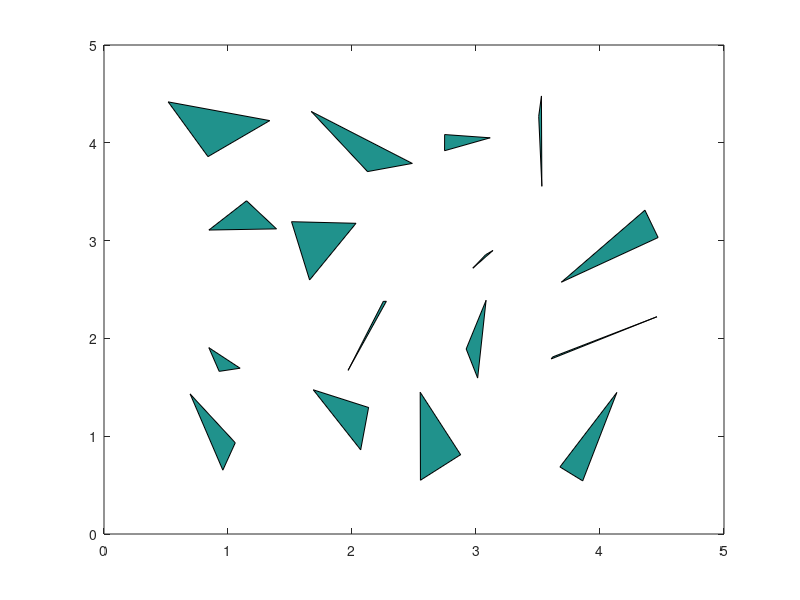

The MATLAB source for this figure: (Note: this script raises an error after producing the figure.)
% script_test_voronoi_planning_interface
% test script of planning along voronoi diagram edges via a wrapper function that encompases the
% medial axis planning stack
clear; close all; clc

%% declair dependencies
addpath(strcat(pwd,'\..\..\PathPlanning_PathTools_PathClassLibrary\Functions'));
addpath(strcat(pwd,'\..\..\PathPlanning_MapTools_MapGenClassLibrary\Functions'));
addpath(strcat(pwd,'\..\..\Errata_Tutorials_DebugTools\Functions'));

%% polytopes for testing
n_polys = 16; % number of polytopes
polytope_vertices = cell(1,n_polys); % initialize empty cell array
rng(10); % set rng seed for determinism
% random integer for num. verts of each poly, currently set between 3 and 3 to make triangles
num_verts = randi([3 3],n_polys);
poly_scale = ones(1,n_polys); % vector to scale size of polytopes if desired, currently set to 1
figure; hold on; box on;
for poly = 1:n_polys
    verts = rand(num_verts(poly),2); % create random nx2 matrix of vertices
    verts = verts - 0.5; % center random verts at 0
    verts = verts*poly_scale(poly); % scale size of polytopes
    [x_shift, y_shift] = ind2sub([4, 4], poly); % shift polytope to position in 4x4 obs. field
    verts = verts + [x_shift*ones(num_verts(poly),1) y_shift*ones(num_verts(poly),1)]; % shift vertices based on position in matrix
    fill(verts(:,1),verts(:,2),poly_scale(poly));
    polytope_vertices{poly} = verts;
end

%% other inputs for testing
start = [0.5 0.5];
finish = [4.5 4.5];
boundary_verts = [0.25 0.25;...
                  0.25 4.75;...
                  4.75 4.75;...
                  4.75 0.25;...
                  ];
min_corridor_width = 0;

length_cost_weight = 1;

%% wrapper function called here
[route, route_length, route_choke] = fcn_MedialAxis_plannerWrapper(polytope_vertices, start, finish, boundary_verts, min_corridor_width, length_cost_weight);
%% plot result
figure(1);
plot(route(:,1), route(:,2), '-k','LineWidth',2.5)
xlabel('x [m]')
ylabel('y [m]')
title(sprintf('path length: %.2f [m]\n narrowest corridor: %.2f [m]',route_length, route_choke));

replan_point = [2, 2.5];
[new_route,~ ,~] = fcn_MedialAxis_replanWrapper(replan_point, finish, min_corridor_width, length_cost_weight);
plot(replan_point(1), replan_point(2), 'dm','MarkerFaceColor','m','MarkerSize',6)
plot(new_route(:,1), new_route(:,2), '--g','LineWidth',2.5)

replan_point = [1.5, 3];
[new_route,~ ,~] = fcn_MedialAxis_replanWrapper(replan_point, finish, min_corridor_width, length_cost_weight);
plot(replan_point(1), replan_point(2), 'dr','MarkerFaceColor','r','MarkerSize',6)
plot(new_route(:,1), new_route(:,2), '--r','LineWidth',2.5)
